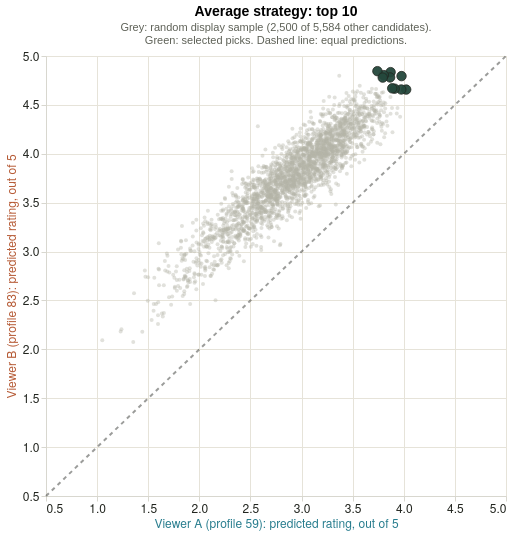

This figure's notebook cell:
### Code cell
save_chart(
    pl.pair_scatter(cands, tops["average"], ua, ub, "Average strategy: top 10"),
    "pair_predictions",
)

### Figure 1 — Vega-Lite specification as saved in the notebook (floating-point values rounded to 4 significant figures; data arrays with more than 128 entries replaced by an {"elided": "..."} marker saying what was removed)
{"config": {"view": {"continuousWidth": 300, "continuousHeight": 300}}, "layer": [{"data": {"name": "data-0d7242917e5dbdd2a42dbaa9be934802"}, "mark": {"type": "circle", "color": "#B4B3A8", "opacity": 0.4, "size": 16}, "encoding": {"tooltip": [{"field": "title", "title": "Movie", "type": "nominal"}, {"field": "pred_a", "format": ".2f", "title": "Viewer A", "type": "quantitative"}, {"field": "pred_b", "format": ".2f", "title": "Viewer B", "type": "quantitative"}], "x": {"axis": {"domainColor": "#D8D7CF", "gridColor": "#E6E3D9", "labelColor": "#22251F", "labelFont": "Source Sans Pro, Helvetica Neue, Arial, sans-serif", "labelFontSize": 12, "tickColor": "#D8D7CF", "title": "Viewer A (profile 59): predicted rating, out of 5", "titleColor": "#287D8E", "titleFont": "Source Sans Pro, Helvetica Neue, Arial, sans-serif", "titleFontSize": 12, "titleFontWeight": "normal"}, "field": "pred_a", "scale": {"domain": [0.5, 5.0], "nice": false}, "type": "quantitative"}, "y": {"axis": {"domainColor": "#D8D7CF", "gridColor": "#E6E3D9", "labelColor": "#22251F", "labelFont": "Source Sans Pro, Helvetica Neue, Arial, sans-serif", "labelFontSize": 12, "tickColor": "#D8D7CF", "title": "Viewer B (profile 83): predicted rating, out of 5", "titleColor": "#B65B36", "titleFont": "Source Sans Pro, Helvetica Neue, Arial, sans-serif", "titleFontSize": 12, "titleFontWeight": "normal"}, "field": "pred_b", "scale": {"domain": [0.5, 5.0], "nice": false}, "type": "quantitative"}}}, {"data": {"name": "data-26753fed21c2eaf213522b1782f76b2c"}, "mark": {"type": "point", "color": "#24483C", "filled": true, "opacity": 0.95, "size": 90, "stroke": "#22251F", "strokeWidth": 0.8}, "encoding": {"tooltip": [{"field": "rank", "title": "Rank", "type": "quantitative"}, {"field": "title", "title": "Movie", "type": "nominal"}, {"field": "pred_a", "format": ".2f", "title": "Viewer A", "type": "quantitative"}, {"field": "pred_b", "format": ".2f", "title": "Viewer B", "type": "quantitative"}], "x": {"axis": {"domainColor": "#D8D7CF", "gridColor": "#E6E3D9", "labelColor": "#22251F", "labelFont": "Source Sans Pro, Helvetica Neue, Arial, sans-serif", "labelFontSize": 12, "tickColor": "#D8D7CF", "title": "Viewer A (profile 59): predicted rating, out of 5", "titleColor": "#287D8E", "titleFont": "Source Sans Pro, Helvetica Neue, Arial, sans-serif", "titleFontSize": 12, "titleFontWeight": "normal"}, "field": "pred_a", "scale": {"domain": [0.5, 5.0], "nice": false}, "type": "quantitative"}, "y": {"axis": {"domainColor": "#D8D7CF", "gridColor": "#E6E3D9", "labelColor": "#22251F", "labelFont": "Source Sans Pro, Helvetica Neue, Arial, sans-serif", "labelFontSize": 12, "tickColor": "#D8D7CF", "title": "Viewer B (profile 83): predicted rating, out of 5", "titleColor": "#B65B36", "titleFont": "Source Sans Pro, Helvetica Neue, Arial, sans-serif", "titleFontSize": 12, "titleFontWeight": "normal"}, "field": "pred_b", "scale": {"domain": [0.5, 5.0], "nice": false}, "type": "quantitative"}}}, {"data": {"name": "data-b3d6c0b31e3b1df0dc2092a6c3cf2f01"}, "mark": {"type": "line", "color": "#22251F", "opacity": 0.45, "strokeDash": [4, 4]}, "encoding": {"x": {"field": "x", "type": "quantitative"}, "y": {"field": "y", "type": "quantitative"}}}], "height": 440, "title": {"text": "Average strategy: top 10", "fontSize": 14, "subtitle": ["Grey: random display sample (2,500 of 5,584 other candidates).", "Green: selected picks. Dashed line: equal predictions."], "subtitleColor": "#5E6157", "subtitleFontSize": 11}, "width": 460, "$schema": "https://vega.github.io/schema/vega-lite/v5.17.0.json", "datasets": {"data-0d7242917e5dbdd2a42dbaa9be934802": {"elided": "2500 records"}, "data-26753fed21c2eaf213522b1782f76b2c": [{"rank": 1, "movieId": 170705, "pred_a": 3.978, "pred_b": 4.794, "item_train_n": 47, "avg_pred": 4.386, "min_pred": 3.978, "gap": 0.8164, "title": "Band of Brothers (2001)", "genres": "Action, Drama, War", "score": 4.386}, {"rank": 2, "movieId": 26150, "pred_a": 3.871, "pred_b": 4.835, "item_train_n": 26, "avg_pred": 4.353, "min_pred": 3.871, "gap": 0.9639, "title": "Andrei Rublev (Andrey Rublyov) (1969)", "genres": "Drama, War", "score": 4.353}, {"rank": 3, "movieId": 159817, "pred_a": 4.024, "pred_b": 4.657, "item_train_n": 56, "avg_pred": 4.34, "min_pred": 4.024, "gap": 0.633, "title": "Planet Earth (2006)", "genres": "Documentary", "score": 4.34}, {"rank": 4, "movieId": 171495, "pred_a": 3.866, "pred_b": 4.781, "item_train_n": 16, "avg_pred": 4.323, "min_pred": 3.866, "gap": 0.9146, "title": "Cosmos", "genres": "(no genres listed)", "score": 4.323}, {"rank": 5, "movieId": 6643, "pred_a": 3.976, "pred_b": 4.657, "item_train_n": 26, "avg_pred": 4.317, "min_pred": 3.976, "gap": 0.6816, "title": "Tokyo Story (Tôkyô monogatari) (1953)", "genres": "Drama", "score": 4.317}, {"rank": 6, "movieId": 176601, "pred_a": 3.805, "pred_b": 4.804, "item_train_n": 21, "avg_pred": 4.305, "min_pred": 3.805, "gap": 0.9991, "title": "Black Mirror", "genres": "(no genres listed)", "score": 4.305}, {"rank": 7, "movieId": 79132, "pred_a": 3.742, "pred_b": 4.845, "item_train_n": 998, "avg_pred": 4.293, "min_pred": 3.742, "gap": 1.103, "title": "Inception (2010)", "genres": "Action, Crime, Drama, IMAX, Mystery, Sci-Fi, Thriller", "score": 4.293}, {"rank": 8, "movieId": 363, "pred_a": 3.91, "pred_b": 4.666, "item_train_n": 11, "avg_pred": 4.288, "min_pred": 3.91, "gap": 0.7555, "title": "Wonderful, Horrible Life of Leni Riefenstahl, The (Macht der Bilder: Leni Riefenstahl, Die) (1993)", "genres": "Documentary", "score": 4.288}, {"rank": 9, "movieId": 318, "pred_a": 3.794, "pred_b": 4.779, "item_train_n": 1804, "avg_pred": 4.286, "min_pred": 3.794, "gap": 0.985, "title": "Shawshank Redemption, The (1994)", "genres": "Crime, Drama", "score": 4.286}, {"rank": 10, "movieId": 2935, "pred_a": 3.887, "pred_b": 4.669, "item_train_n": 37, "avg_pred": 4.278, "min_pred": 3.887, "gap": 0.7823, "title": "Lady Eve, The (1941)", "genres": "Comedy, Romance", "score": 4.278}], "data-b3d6c0b31e3b1df0dc2092a6c3cf2f01": [{"x": 0.5, "y": 0.5}, {"x": 5.0, "y": 5.0}]}}
